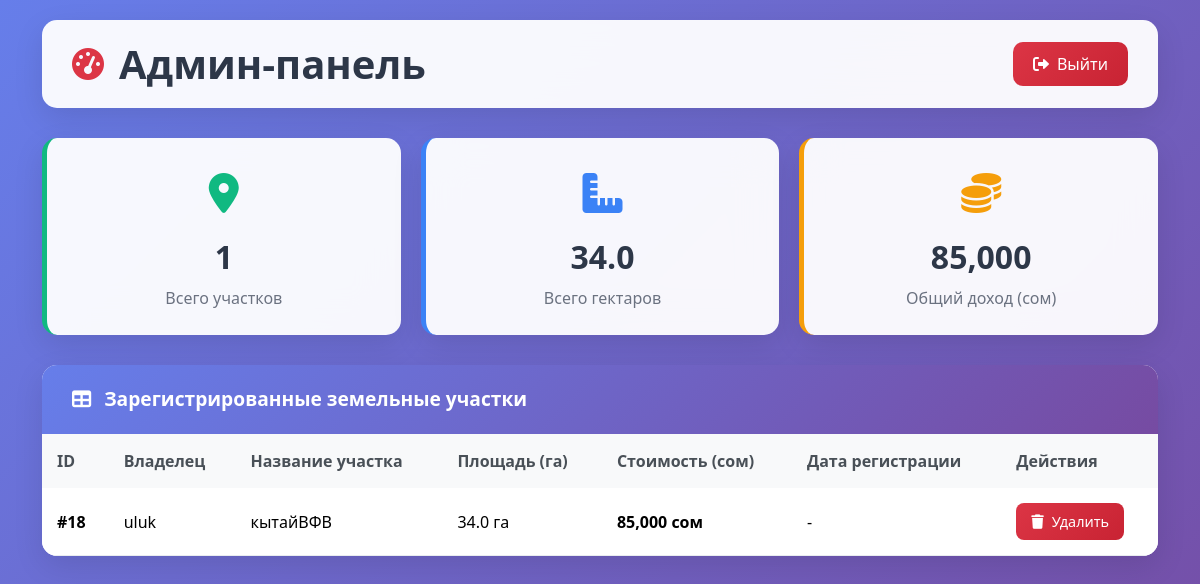
Before: /admin (signed in) with the older database file.
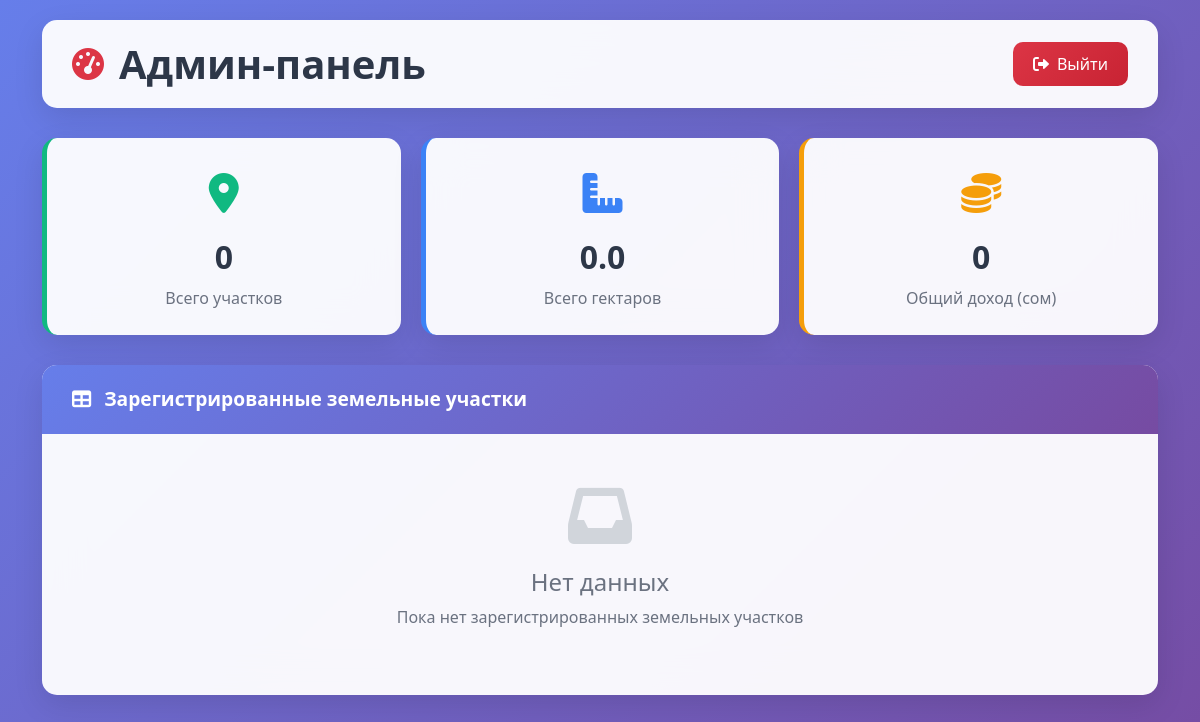
After: the same page with the newer database file.
### tables this page shows
CREATE TABLE lands (
            id INTEGER PRIMARY KEY AUTOINCREMENT,
            name TEXT,
            land_name TEXT,
            hectares REAL,
            price REAL
        );

### app.py (the view)
@app.route("/admin")
@login_required
def admin_dashboard():
    with sqlite3.connect("lands.db") as conn:
        cur = conn.cursor()
        cur.execute("""
            CREATE TABLE IF NOT EXISTS lands (
                id INTEGER PRIMARY KEY AUTOINCREMENT,
                name TEXT,
                land_name TEXT,
                hectares REAL,
                price REAL,
                created_at DATETIME DEFAULT CURRENT_TIMESTAMP
            )
        """)
        cur.execute("SELECT * FROM lands ORDER BY id DESC")
        lands = cur.fetchall()
        logger.info(f"Найдено записей: {len(lands)}")
        cur.execute("SELECT COUNT(*) FROM lands")
        total_lands = cur.fetchone()[0]
        cur.execute("SELECT SUM(hectares) FROM lands")
        total_hectares_result = cur.fetchone()[0]
        total_hectares = total_hectares_result if total_hectares_result else 0
        cur.execute("SELECT SUM(price) FROM lands")
        total_revenue_result = cur.fetchone()[0]
        total_revenue = total_revenue_result if total_revenue_result else 0
    stats = {
        'total_lands': total_lands,
        'total_hectares': round(float(total_hectares), 2),
        'total_revenue': float(total_revenue)
    }
    logger.info(f"Статистика: {stats}")
    return render_template("admin_dashboard.html", lands=lands, stats=stats)

### app.py (called while the page is built)
def login_required(f):
    @wraps(f)
    def decorated_function(*args, **kwargs):
        if 'admin_logged_in' not in session:
            return redirect(url_for('admin_login'))
        return f(*args, **kwargs)
    return decorated_function

### templates/admin_dashboard.html (shortened to what this page needs)
<!DOCTYPE html>
<html lang="ru">
<head>
    <link href="https://cdn.jsdelivr.net/npm/bootstrap@5.3.3/dist/css/bootstrap.min.css" rel="stylesheet">
    <link href="https://cdnjs.cloudflare.com/ajax/libs/font-awesome/6.0.0/css/all.min.css" rel="stylesheet">
</head>
<body>
<div class="container">
    <div class="admin-header">
        <div class="admin-title">
            <i class="fas fa-tachometer-alt"></i>
            <h1>Админ-панель</h1>
        </div>
        <a href="/admin/logout" class="logout-btn">
            <i class="fas fa-sign-out-alt"></i>
            Выйти
        </a>
    </div>
    <div class="stats-container">
        <div class="stat-card lands">
            <div class="stat-icon">
                <i class="fas fa-map-marker-alt"></i>
            </div>
            <div class="stat-value">{{ stats.total_lands }}</div>
            <div class="stat-label">Всего участков</div>
        </div>
        <div class="stat-card hectares">
            <div class="stat-icon">
                <i class="fas fa-ruler-combined"></i>
            </div>
            <div class="stat-value">{{ stats.total_hectares }}</div>
            <div class="stat-label">Всего гектаров</div>
        </div>
        <div class="stat-card revenue">
            <div class="stat-icon">
                <i class="fas fa-coins"></i>
            </div>
            <div class="stat-value">{{ "{:,.0f}".format(stats.total_revenue) }}</div>
            <div class="stat-label">Общий доход (сом)</div>
        </div>
    </div>
    <div class="data-table-container">
        <div class="table-header">
            <i class="fas fa-table me-2"></i>
            Зарегистрированные земельные участки
        </div>
        {% if lands %}
            <div class="table-responsive">
                <table class="table">
                    <thead>
                        <tr>
                            <th>ID</th>
                            <th>Владелец</th>
                            <th>Название участка</th>
                            <th>Площадь (га)</th>
                            <th>Стоимость (сом)</th>
                            <th>Дата регистрации</th>
                            <th>Действия</th>
                        </tr>
                    </thead>
                    <tbody>
                        {% for land in lands %}
                        <tr>
                            <td><strong>#{{ land[0] }}</strong></td>
                            <td>{{ land[1] }}</td>
                            <td>{{ land[2] }}</td>
                            <td>{{ land[3] }} га</td>
                            <td class="price-display">{{ "{:,.0f}".format(land[4]) }} сом</td>
                            <td>
                                {% if land[5] %}
                                    {{ land[5][:16] }}
                                {% else %}
                                    -
                                {% endif %}
                            </td>
                            <td>
                                <form method="post" action="/admin/delete/{{ land[0] }}" style="display: inline;"
                                      onsubmit="return confirm('Вы уверены, что хотите удалить эту запись?')">
                                    <button type="submit" class="delete-btn">
                                        <i class="fas fa-trash me-1"></i>
                                        Удалить
                                    </button>
                                </form>
                            </td>
                        </tr>
                        {% endfor %}
                    </tbody>
                </table>
            </div>
        {% else %}
            <div class="no-data">
                <i class="fas fa-inbox"></i>
                <h4>Нет данных</h4>
                <p>Пока нет зарегистрированных земельных участков</p>
            </div>
        {% endif %}
    </div>
</div>
</body>
</html>

### templates/admin_dashboard.html (style rules this page uses)
body { background: linear-gradient(135deg, #667eea 0%, #764ba2 100%); min-height: 100vh; font-family: 'Segoe UI', Tahoma, Geneva, Verdana, sans-serif; padding: 20px 0; }
.admin-header { background: rgba(255, 255, 255, 0.95); backdrop-filter: blur(20px); border-radius: 15px; padding: 20px 30px; margin-bottom: 30px; box-shadow: 0 10px 30px rgba(0, 0, 0, 0.1); display: flex; justify-content: space-between; align-items: center; }
.admin-title { display: flex; align-items: center; gap: 15px; margin: 0; }
.admin-title i { color: #dc3545; font-size: 2rem; }
.admin-title h1 { color: #2d3748; font-weight: 700; margin: 0; }
.logout-btn { background: linear-gradient(135deg, #dc3545, #c82333); border: none; border-radius: 10px; padding: 10px 20px; color: white; text-decoration: none; transition: all 0.3s ease; display: flex; align-items: center; gap: 8px; }
.stats-container { display: grid; grid-template-columns: repeat(auto-fit, minmax(250px, 1fr)); gap: 20px; margin-bottom: 30px; }
.stat-card { background: rgba(255, 255, 255, 0.95); backdrop-filter: blur(20px); border-radius: 15px; padding: 25px; text-align: center; box-shadow: 0 10px 30px rgba(0, 0, 0, 0.1); border-left: 5px solid; }
.stat-card.lands { border-left-color: #10b981; }
.stat-card.hectares { border-left-color: #3b82f6; }
.stat-card.revenue { border-left-color: #f59e0b; }
.stat-icon { font-size: 2.5rem; margin-bottom: 10px; }
.stat-card.lands .stat-icon { color: #10b981; }
.stat-card.hectares .stat-icon { color: #3b82f6; }
.stat-card.revenue .stat-icon { color: #f59e0b; }
.stat-value { font-size: 2rem; font-weight: 800; color: #2d3748; margin-bottom: 5px; }
.stat-label { color: #6b7280; font-weight: 500; }
.data-table-container { background: rgba(255, 255, 255, 0.95); backdrop-filter: blur(20px); border-radius: 15px; overflow: hidden; box-shadow: 0 10px 30px rgba(0, 0, 0, 0.1); }
.table-header { background: linear-gradient(135deg, #667eea, #764ba2); color: white; padding: 20px 30px; font-weight: 600; font-size: 1.2rem; }
.no-data { text-align: center; padding: 50px; color: #6b7280; }
.no-data i { font-size: 4rem; margin-bottom: 20px; color: #d1d5db; }

Changed rows visible on the page:
removed lands: id "18", name "uluk", land_name "кытайВФВ", hectares "34.0", price "85,000"
Other visible differences:
{{ stats.total_lands }}: "1" → "0"
{{ stats.total_hectares }}: "34.0" → "0.0"
{{ "{:,.0f}".format(stats.total_revenue) }}: "85,000" → "0"
text no longer shown: "ID Владелец Название участка Площадь (га) Стоимость (сом) Дата регистрации Действия"
text now shown: "Нет данных Пока нет зарегистрированных земельных участков"
